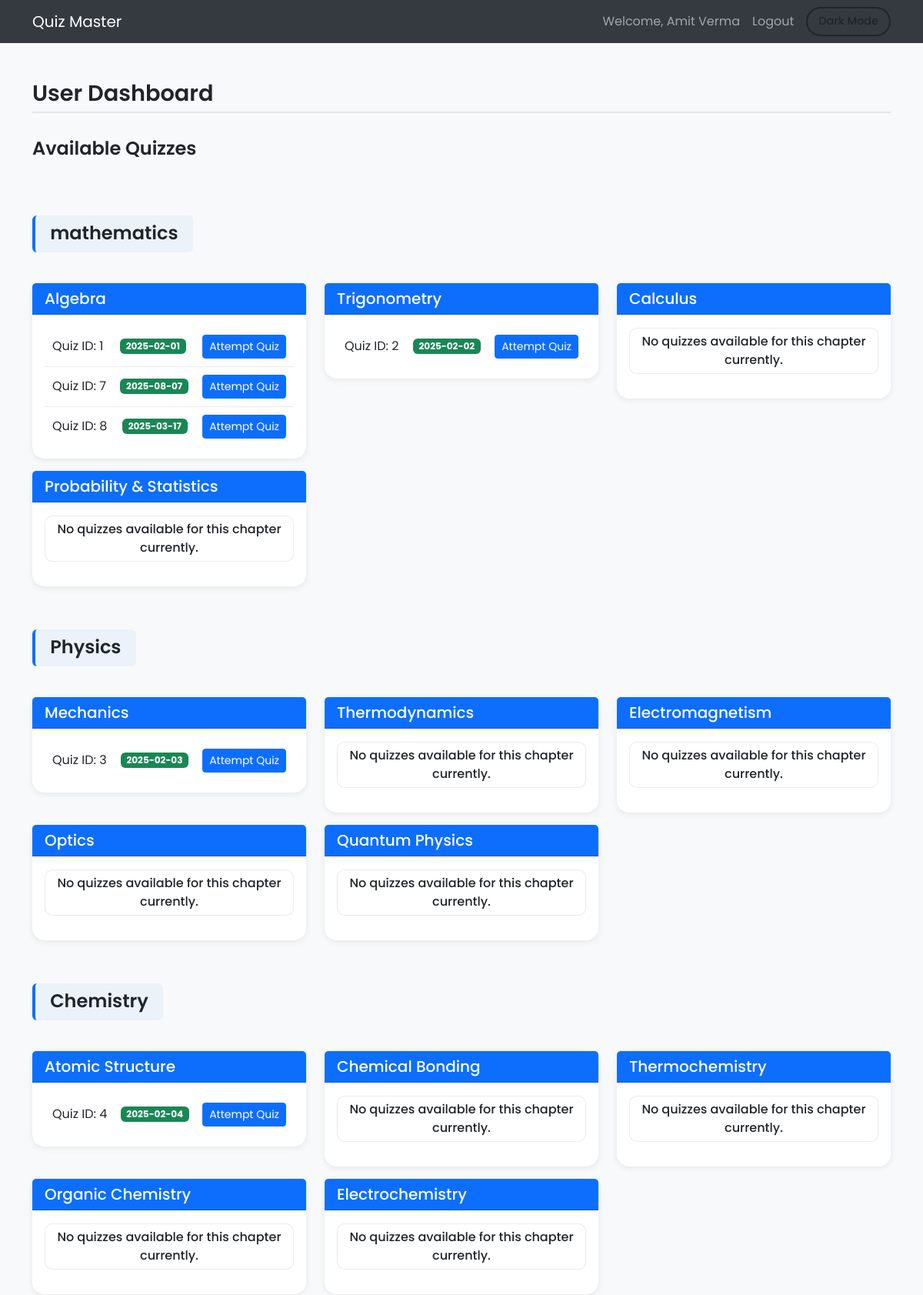
/user_dashboard (signed in, upper part), run on the app's committed database.
### app.py (models this page shows)
class User(db.Model):
    id = db.Column(db.Integer, primary_key=True)
    username = db.Column(db.String(100), unique=True, nullable=False)
    password = db.Column(db.String(50), nullable=False)
    full_name = db.Column(db.String(100), nullable=False)
    qualification = db.Column(db.String(100), nullable=True)
    dob = db.Column(db.Date, nullable=True)

class Subject(db.Model):
    id = db.Column(db.Integer, primary_key=True)
    name = db.Column(db.String(100), nullable=False)
    description = db.Column(db.Text, nullable=True)

class Chapter(db.Model):
    id = db.Column(db.Integer, primary_key=True)
    subject_id = db.Column(db.Integer, db.ForeignKey('subject.id'), nullable=False)
    name = db.Column(db.String(100), nullable=False)
    description = db.Column(db.Text, nullable=True)

class Quiz(db.Model):
    id = db.Column(db.Integer, primary_key=True)
    chapter_id = db.Column(db.Integer, db.ForeignKey('chapter.id'), nullable=False)
    date_of_quiz = db.Column(db.Date, nullable=False)
    time_duration = db.Column(db.String(10), nullable=False)
    remarks = db.Column(db.Text, nullable=True)

### app.py (the view)
@app.route('/user_dashboard')
def user_dashboard():
    user_id = session.get('user_id')
    if not user_id:
        return redirect(url_for('login'))
    subjects = Subject.query.all()
    chapters = Chapter.query.all()
    quizzes = Quiz.query.all()
    scores = Score.query.filter_by(user_id=user_id).all()
    enriched_scores = []
    scores_by_date = defaultdict(list)
    dates = []
    scores_data = []
    for score in scores:
        quiz = Quiz.query.get(score.quiz_id)
        chapter = Chapter.query.get(quiz.chapter_id)
        subject = Subject.query.get(chapter.subject_id)
        date = score.time_stamp_of_attempt.date()
        scores_by_date[date].append(score.total_scored)
        enriched_scores.append({
            'score': score,
            'quiz': quiz,
            'chapter': chapter,
            'subject': subject
        })
        dates.append(date)
        scores_data.append(score.total_scored)
    avg_scores = {date: mean(scores_by_date[date]) for date in scores_by_date}
    unique_dates = sorted(set(dates))
    attempts_data = [dates.count(date) for date in unique_dates]
    avg_scores_data = [avg_scores[date] for date in unique_dates]
    subjects_data = {}
    for score in scores:
        quiz = Quiz.query.get(score.quiz_id)
        chapter = Chapter.query.get(quiz.chapter_id)
        subject = Subject.query.get(chapter.subject_id)
        subjects_data[subject.name] = subjects_data.get(subject.name, 0) + 1
    summary_data = {
        'dates': [date.strftime('%Y-%m-%d') for date in unique_dates],
        'scores': scores_data,
        'avg_scores': avg_scores_data,
        'attempts': attempts_data,
        'subjects': list(subjects_data.keys()),
        'subjectAttempts': list(subjects_data.values())
    }
    user=User.query.filter_by(id=user_id).first()
    user_name=user.full_name
    return render_template(
        'user_dashboard.html',
        subjects=subjects,
        chapterss=chapters,
        quizzes=quizzes,
        scores=enriched_scores,
        user_name=user_name,
        summaryData=summary_data
    )

### templates/user_dashboard.html (shortened to what this page needs)
<!DOCTYPE html>
<html lang="en" class="light-theme">
<head>
  <link href="https://cdn.jsdelivr.net/npm/bootstrap@5.3.0/dist/css/bootstrap.min.css" rel="stylesheet" />
</head>
<body>
  <nav class="navbar navbar-expand-lg navbar-dark">
    <div class="container">
      <a class="navbar-brand" href="/">Quiz Master</a>
      <div class="collapse navbar-collapse">
        <ul class="navbar-nav ms-auto align-items-center">
          <li class="nav-item"><a class="nav-link">Welcome, {{user_name}}</a></li>
          <li class="nav-item"><a class="nav-link" href="/logout">Logout</a></li>
          <li class="nav-item ms-2">
            <button id="theme-toggle" class="btn btn-theme-toggle">Dark Mode</button>
          </li>
        </ul>
      </div>
    </div>
  </nav>
  <div class="container mt-5">
    <h2 class="section-title">User Dashboard</h2>
    <h3 class="sub-section-title">Available Quizzes</h3>
    {% for subject in subjects %}
    <div class="subject-section">
      <h4 class="subject-heading mb-4">{{ subject.name }}</h4>
      <div class="row">
        {% for chapter in chapterss if chapter.subject_id == subject.id %}
        <div class="col-lg-4 col-md-6 col-sm-12 chapter-card">
          <div class="card">
            <div class="card-header bg-primary text-white">
              <h5 class="card-title mb-0">{{ chapter.name }}</h5>
            </div>
            <div class="card-body">
              {% if quizzes|selectattr('chapter_id', 'equalto', chapter.id)|list %}
              <ul class="list-group list-group-flush">
                {% for quiz in quizzes if quiz.chapter_id == chapter.id %}
                <li class="list-group-item quiz-item">
                  <span>Quiz ID: {{ quiz.id }}</span>
                  <span class="badge bg-success">{{ quiz.date_of_quiz }}</span>
                  <a href="/attempt_quiz/{{ quiz.id }}" class="btn btn-primary btn-sm">Attempt Quiz</a>
                </li>
                {% endfor %}
              </ul>
              {% else %}
                <p class="no-quizzes-msg">No quizzes available for this chapter currently.</p>
              {% endif %}
            </div>
          </div>
        </div>
        {% endfor %}
      </div>
    </div>
    {% endfor %}
  </div>
</body>
</html>

### templates/user_dashboard.html (style rules this page uses)
:root { --bg-color: #f8f9fa; --text-color: #212529; --card-bg: #ffffff; --navbar-bg: #343a40; --input-bg: rgba(255, 255, 255, 0.6); --input-text: #262b30; --shadow-color: rgba(0, 0, 0, 0.08); }
body { background-color: var(--bg-color); color: var(--text-color); font-family: 'Poppins', sans-serif; transition: background-color 0.4s ease, color 0.4s ease; }
.navbar { background-color: var(--navbar-bg) !important; }
h2, h3, h4 { color: var(--text-color); }
.card { background-color: var(--card-bg); box-shadow: 0 2px 8px var(--shadow-color); border: none; border-radius: 1rem; margin-top: 1rem; transition: background-color 0.3s ease, box-shadow 0.3s ease; }
.card-header { border-radius: 1rem 1rem 0 0; }
.quiz-item { display: flex; justify-content: space-between; align-items: center; padding: 10px; border-bottom: 1px solid var(--shadow-color); background-color: transparent; color: var(--text-color); }
.no-quizzes-msg { color: var(--text-color); font-weight: 500; padding: 5px; background-color: var(--card-bg); border: 1px solid var(--shadow-color); border-radius: 10px; text-align: center; margin-top: 1px; }
.quiz-item:last-child { border-bottom: none; }
.btn-theme-toggle { display: flex; align-items: center; gap: 0.4rem; border: 2px solid var(--text-color); color: var(--text-color); background-color: transparent; border-radius: 999px; padding: 6px 14px; font-size: 0.9rem; font-weight: 500; transition: background-color 0.3s ease, color 0.3s ease; }
.subject-heading { position: relative; display: inline-block; font-size: 1.5rem; font-weight: 600; color: var(--text-color); padding-left: 1rem; border-left: 4px solid #0d6efd; background: rgba(13, 110, 253, 0.05); border-radius: 0.375rem; margin-top: 3.5rem; padding: 0.6rem 1.2rem; transition: all 0.3s ease; }
.section-title { font-size: 1.8rem; font-weight: 600; color: var(--text-color); border-bottom: 2px solid var(--shadow-color); padding-bottom: 0.4rem; margin-bottom: 1.5rem; }
.sub-section-title { font-size: 1.5rem; font-weight: 600; color: var(--text-color); margin-top: 2rem; margin-bottom: 1rem; }

### data on the page
User: full_name "Amit Verma"
Subject: name "mathematics"
Chapter: name "Algebra"
Quiz: id "1", date_of_quiz "2025-02-01"
Quiz: id "7", date_of_quiz "2025-08-07"
Quiz: id "8", date_of_quiz "2025-03-17"
Chapter: name "Trigonometry"
Quiz: id "2", date_of_quiz "2025-02-02"
Chapter: name "Calculus", shows "No quizzes available for this chapter currently."
Chapter: name "Probability & Statistics", shows "No quizzes available for this chapter currently."
Subject: name "Physics"
Chapter: name "Mechanics"
Quiz: id "3", date_of_quiz "2025-02-03"
Chapter: name "Thermodynamics", shows "No quizzes available for this chapter currently."
Chapter: name "Electromagnetism", shows "No quizzes available for this chapter currently."
Chapter: name "Optics", shows "No quizzes available for this chapter currently."
Chapter: name "Quantum Physics", shows "No quizzes available for this chapter currently."
Subject: name "Chemistry"
Chapter: name "Atomic Structure"
Quiz: id "4", date_of_quiz "2025-02-04"
Chapter: name "Chemical Bonding", shows "No quizzes available for this chapter currently."
Chapter: name "Thermochemistry", shows "No quizzes available for this chapter currently."
Chapter: name "Organic Chemistry", shows "No quizzes available for this chapter currently."
Chapter: name "Electrochemistry", shows "No quizzes available for this chapter currently."
